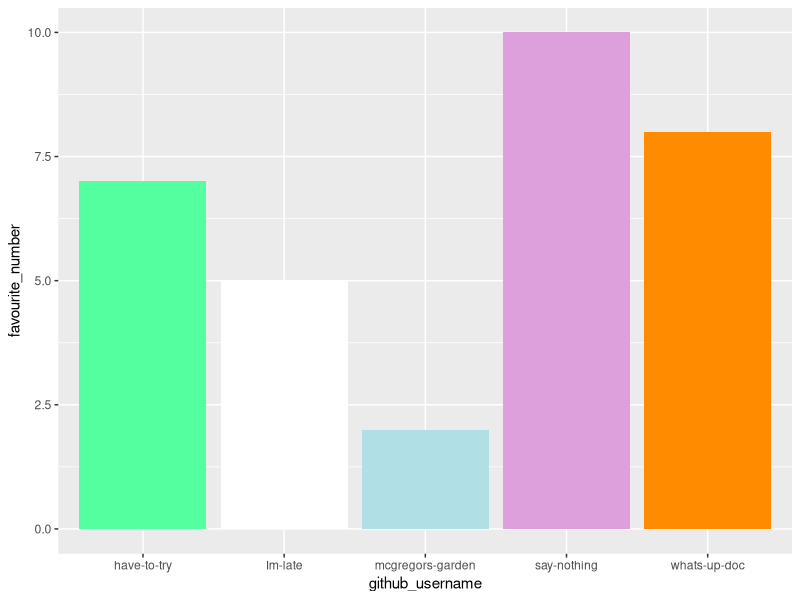
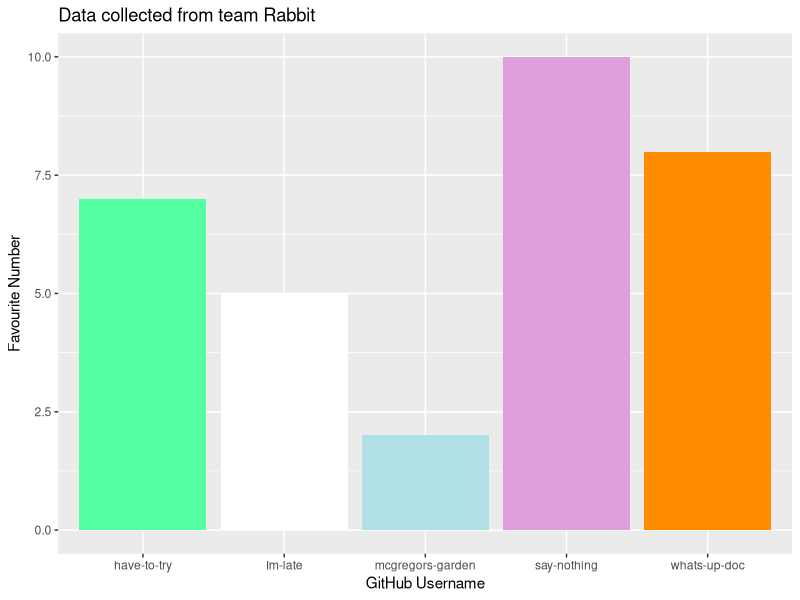

Write the R code that produced these figures, in order.
library(tidyverse) 

team_data <- tibble(
  name = c("Peter Rabbit", "Bugs Bunny", "White Rabbit", 
           "Judy Hopps", "Thumper"),
  github_username = c("mcgregors-garden", "whats-up-doc", "Im-late", 
                      "have-to-try", "say-nothing"), 
  colour = c("powderblue", "darkorange", "white", 
             "seagreen1", "plum"),
  hobby = c("Hopping", "Comedy", "Tailoring", 
            "Driving", "Drumming"),
  favourite_number = c(2, 8, 5, 7, 10)
)
team_data

p1 <- ggplot(data = team_data, 
             mapping = aes(x = github_username, 
                           y = favourite_number,
                           fill = colour), 
) +
  geom_col() +
  scale_fill_identity()
p1

p1 + labs(x = "GitHub Username", 
          y = "Favourite Number",
          title = "Data collected from team Rabbit")


